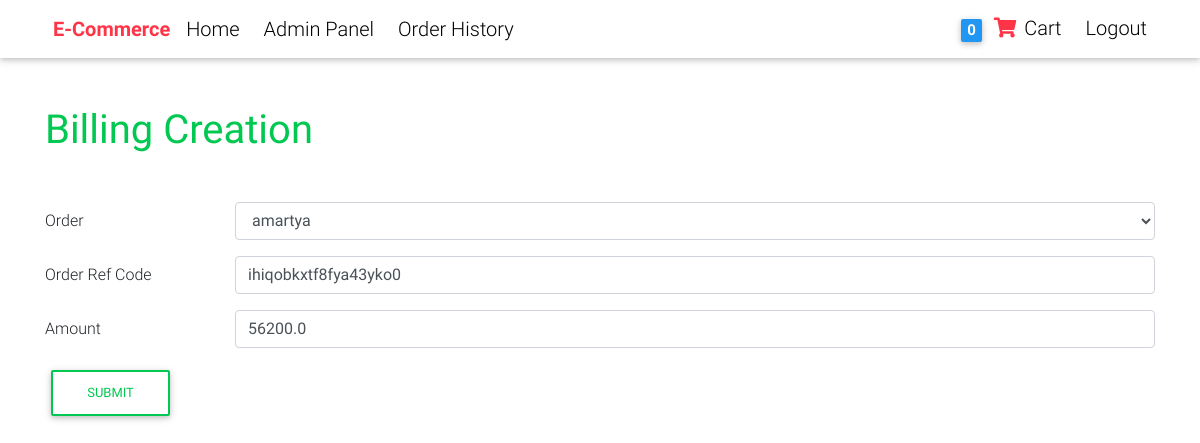
The page /invoice/3/ (signed in) on the database its author committed.
### shop_site/models.py (models this page shows, shortened)
class Order(models.Model):
    user = models.ForeignKey(settings.AUTH_USER_MODEL, on_delete=models.CASCADE)
    ref_code = models.CharField(max_length=20)
    items = models.ManyToManyField(OrderItem)
    start_date = models.DateTimeField(default=timezone.now)
    ordered_date = models.DateTimeField()
    ordered = models.BooleanField(default=False)
    shipping_address = models.ForeignKey('Address', related_name='shipping_address' , on_delete=models.SET_NULL, blank=True, null=True)
    billing_address = models.ForeignKey('Address', related_name='billing_address' , on_delete=models.SET_NULL, blank=True, null=True)
    payment = models.ForeignKey('Payment', on_delete=models.SET_NULL, blank=True, null=True)
    coupon = models.ForeignKey('Coupon', on_delete=models.SET_NULL, blank=True, null=True)
    being_delivered = models.BooleanField(default=False)
    received = models.BooleanField(default=False)
    refund_requested = models.BooleanField(default=False)
    refund_granted = models.BooleanField(default=False)
    def __str__(self):
        return self.user.username

class Payment(models.Model):
    stripe_charge_id = models.CharField(max_length=100)
    user = models.ForeignKey(settings.AUTH_USER_MODEL, on_delete=models.SET_NULL, blank=True, null=True)
    amount = models.FloatField()
    timestamp = models.DateTimeField(auto_now_add=True)

### shop_site/views.py (the view)
# urls.py: url(r'^invoice/(?P<pk>\d+)/$', views.invoice, name="invoice"),
def invoice(request,pk):
    order = Order.objects.get(pk=pk)
    context = {
        'order' : order
    }
    return render(request, 'invoice-create.html', context)

### shop_site/templatetags/cart_template_tags.py (called while the page is built)
@register.filter
def cart_item_count(user):
    if user.is_authenticated:
        qs = Order.objects.filter(user=user, ordered=False)
        if qs.exists():
            return qs[0].items.count()
    return 0

### shop_site/templates/invoice-create.html (shortened to what this page needs)
{% extends 'base.html' %}
{% load crispy_forms_tags %}
{% block content %}
<div class="container mt-5">
    <h1 class="font-weight-normal text-success">Billing Creation</h1>
    <form method="POST" class="mt-5" action="/invoice-action/">
        <div class="form-group row">
            <label class="col-sm-2 col-form-label">Order</label>
            <div class="col-sm-10">
              <select name="order" class="form-control">
                  <option value="{{order.id}}">{{order}}</option>
              </select>
            </div>
        </div>
        <div class="form-group row">
            <label class="col-sm-2 col-form-label">Order Ref Code</label>
            <div class="col-sm-10">
              <input type="text" class="form-control" value="{{order.ref_code}}" name="order_ref_code">
            </div>
        </div>
        <div class="form-group row">
            <label class="col-sm-2 col-form-label">Amount</label>
            <div class="col-sm-10">
              <input type="text" class="form-control" value="{{order.payment.amount}}" name="amount_paid">
            </div>
        </div>
        <button type="submit" class="btn btn-outline-success">Submit</button>
      </form>
</div>
{% endblock %}

### shop_site/templates/navbar.html (shortened to what this page needs)
{% load cart_template_tags %}
<nav class="navbar navbar-expand-lg navbar-light white h5">
    <div class="container">
      <div class="collapse navbar-collapse" id="navbarSupportedContent">
        <ul class="navbar-nav mr-auto">
          <li class="nav-item">
            <a class="nav-link waves-effect font-weight-bold text-danger" href="/">E-Commerce</a>
          </li>
          <li class="nav-item">
            <a class="nav-link waves-effect" href="/">Home</a>
          </li>
          {% if request.user.is_authenticated %}
          {% if request.user.is_superuser %}
          <li class="nav-item ml-2 dropdown">
              <span class="nav-link">Admin Panel</span>
          </li>
          {% endif %}
          <li class="nav-item ml-2">
            <a class="nav-link waves-effect nav-bar-link" href="/order-history/">
              <span class="">Order History</span>
            </a>
          </li>
          {% endif %}
        </ul>
        <ul class="navbar-nav nav-flex-icons">
          {% if request.user.is_authenticated %}
          <li class="nav-item nav-bar-link">
            <a class="nav-link waves-effect" href="/order-summary/">
              <span class="badge blue z-depth-1 mr-1">{{ request.user|cart_item_count }}</span>
              <i class="fas fa-shopping-cart text-danger"></i>
              <span class="clearfix d-none d-sm-inline-block"> Cart </span>
            </a>
          </li>
          <li class="nav-item ml-2">
            <a class="nav-link waves-effect nav-bar-link" href="/accounts/logout/">
              <span class="">Logout</span>
            </a>
          </li>
          {% endif %}
        </ul>
      </div>
    </div>
  </nav>

### __shared__/css/base.css (style rules this page uses)
html, body, header, .carousel { height: 60vh; }
.dropdown { position: relative; display: inline-block; }

### rows shown on the page
Order: order "amartya", order_ref_code "ihiqobkxtf8fya43yko0", amount_paid "56200.0"

### other values the page prints
{{ request.user|cart_item_count }} "0"
